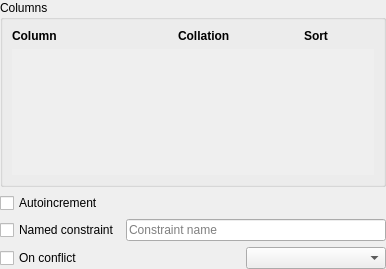
<?xml version="1.0" encoding="UTF-8"?>
<ui version="4.0">
 <class>TablePrimaryKeyAndUniquePanel</class>
 <widget class="QWidget" name="TablePrimaryKeyAndUniquePanel">
  <property name="geometry">
   <rect>
    <x>0</x>
    <y>0</y>
    <width>386</width>
    <height>269</height>
   </rect>
  </property>
  <property name="windowTitle">
   <string notr="true">PrimaryKeyOrUniquePanel</string>
  </property>
  <layout class="QVBoxLayout" name="verticalLayout">
   <property name="leftMargin">
    <number>0</number>
   </property>
   <property name="topMargin">
    <number>0</number>
   </property>
   <property name="rightMargin">
    <number>0</number>
   </property>
   <property name="bottomMargin">
    <number>0</number>
   </property>
   <item>
    <widget class="QGroupBox" name="groupBox">
     <property name="title">
      <string>Columns</string>
     </property>
     <layout class="QVBoxLayout" name="verticalLayout_2">
      <item>
       <widget class="QWidget" name="columnsHeader" native="true">
        <layout class="QHBoxLayout" name="horizontalLayout_3">
         <property name="leftMargin">
          <number>0</number>
         </property>
         <property name="topMargin">
          <number>0</number>
         </property>
         <property name="rightMargin">
          <number>0</number>
         </property>
         <property name="bottomMargin">
          <number>0</number>
         </property>
         <item>
          <widget class="QLabel" name="colHdrColumn">
           <property name="font">
            <font>
             <weight>75</weight>
             <bold>true</bold>
            </font>
           </property>
           <property name="text">
            <string>Column</string>
           </property>
          </widget>
         </item>
         <item>
          <widget class="QLabel" name="colHdrCollation">
           <property name="minimumSize">
            <size>
             <width>120</width>
             <height>0</height>
            </size>
           </property>
           <property name="maximumSize">
            <size>
             <width>120</width>
             <height>16777215</height>
            </size>
           </property>
           <property name="font">
            <font>
             <weight>75</weight>
             <bold>true</bold>
            </font>
           </property>
           <property name="text">
            <string>Collation</string>
           </property>
          </widget>
         </item>
         <item>
          <widget class="QLabel" name="colHdrSort">
           <property name="minimumSize">
            <size>
             <width>70</width>
             <height>0</height>
            </size>
           </property>
           <property name="maximumSize">
            <size>
             <width>70</width>
             <height>16777215</height>
            </size>
           </property>
           <property name="font">
            <font>
             <weight>75</weight>
             <bold>true</bold>
            </font>
           </property>
           <property name="text">
            <string>Sort</string>
           </property>
          </widget>
         </item>
        </layout>
       </widget>
      </item>
      <item>
       <widget class="QScrollArea" name="scrollArea">
        <property name="frameShape">
         <enum>QFrame::NoFrame</enum>
        </property>
        <property name="widgetResizable">
         <bool>true</bool>
        </property>
        <widget class="QWidget" name="scrollAreaWidgetContents">
         <property name="geometry">
          <rect>
           <x>0</x>
           <y>0</y>
           <width>364</width>
           <height>132</height>
          </rect>
         </property>
        </widget>
       </widget>
      </item>
     </layout>
    </widget>
   </item>
   <item>
    <widget class="QCheckBox" name="autoIncrCheckBox">
     <property name="toolTip">
      <string>Valid only for a single column with INTEGER data type</string>
     </property>
     <property name="text">
      <string>Autoincrement</string>
     </property>
    </widget>
   </item>
   <item>
    <widget class="QWidget" name="namedWidget" native="true">
     <layout class="QHBoxLayout" name="horizontalLayout">
      <property name="leftMargin">
       <number>0</number>
      </property>
      <property name="topMargin">
       <number>0</number>
      </property>
      <property name="rightMargin">
       <number>0</number>
      </property>
      <property name="bottomMargin">
       <number>0</number>
      </property>
      <item>
       <widget class="QCheckBox" name="namedCheckBox">
        <property name="text">
         <string>Named constraint</string>
        </property>
       </widget>
      </item>
      <item>
       <widget class="QLineEdit" name="namedLineEdit">
        <property name="placeholderText">
         <string>Constraint name</string>
        </property>
       </widget>
      </item>
     </layout>
    </widget>
   </item>
   <item>
    <widget class="QWidget" name="conflictWidget" native="true">
     <layout class="QHBoxLayout" name="horizontalLayout_2">
      <property name="leftMargin">
       <number>0</number>
      </property>
      <property name="topMargin">
       <number>0</number>
      </property>
      <property name="rightMargin">
       <number>0</number>
      </property>
      <property name="bottomMargin">
       <number>0</number>
      </property>
      <item>
       <widget class="QCheckBox" name="conflictCheckBox">
        <property name="text">
         <string>On conflict</string>
        </property>
       </widget>
      </item>
      <item>
       <widget class="QComboBox" name="conflictComboBox">
        <property name="maximumSize">
         <size>
          <width>140</width>
          <height>16777215</height>
         </size>
        </property>
       </widget>
      </item>
     </layout>
    </widget>
   </item>
  </layout>
 </widget>
 <tabstops>
  <tabstop>scrollArea</tabstop>
  <tabstop>autoIncrCheckBox</tabstop>
  <tabstop>namedCheckBox</tabstop>
  <tabstop>namedLineEdit</tabstop>
  <tabstop>conflictCheckBox</tabstop>
  <tabstop>conflictComboBox</tabstop>
 </tabstops>
 <resources/>
 <connections/>
</ui>
